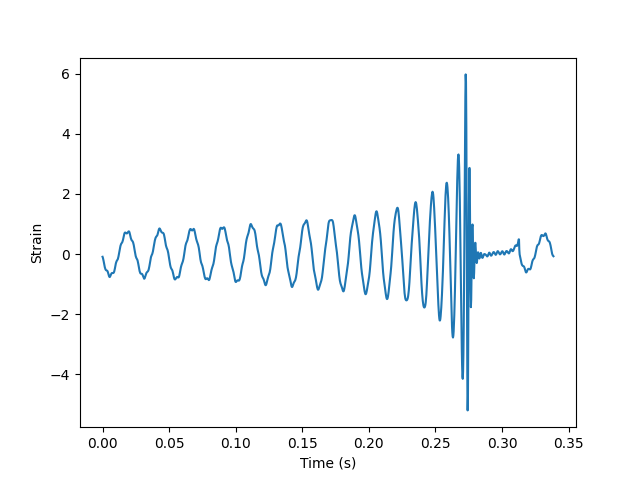

The script that saved this image:
from matplotlib import pyplot as plt
import numpy

filename = 'A17A17q100d17p000/outdir/H1_time_injection_waveform.dat'
numpy.loadtxt(filename)
data = numpy.loadtxt(filename)
time = data[:,0]
strain = data[:,1]
plt.plot(time, strain)
plt.xlabel('Time (s)')
plt.ylabel('Strain')
plt.savefig('A17A17q100d17p000/outdir/testplot.png')